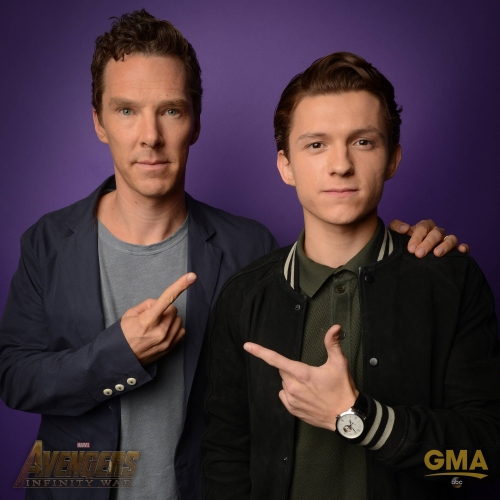
#> input picture OpenCV Tasks/Task 1/Image.jpg, 500 x 500 px, found by its file name
$ python tempCodeRunnerFile.py
#> lines starting #> are read from the running program, lines starting #| are printed output that depends on the picture
import cv2
import numpy as np

#Benedicts face(face1): (90,10) and (200,195)
#Face 1 Dimensions: 110 by 185
#Tom's face(face2): (275,60) and (400,225)
#Face 2 Dimensions: 125 by 165

initial_img = cv2.imread("OpenCV Tasks\Task 1\Image.jpg",cv2.IMREAD_COLOR)
#> initial_img is the input picture: shape (500, 500, 3); mean B, G, R 58.5, 48.8, 65.1

face1 = initial_img[10:195,90:200]
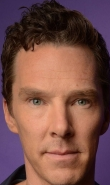
#> face1: shape (185, 110, 3); mean B, G, R 71.4, 77.9, 117.4
face2 = initial_img[60:225,275:400]
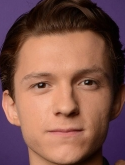
#> face2: shape (165, 125, 3); mean B, G, R 75.1, 84.1, 125.6

face3 = cv2.resize(face1,(125,165))
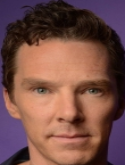
#> face3: shape (165, 125, 3); mean B, G, R 71.3, 77.8, 117.3
face4 = cv2.resize(face2,(110,185))
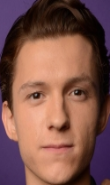
#> face4: shape (185, 110, 3); mean B, G, R 75, 83.9, 125.5

initial_img[60:225,275:400] = face3
initial_img[10:195,90:200] = face4

cv2.rectangle(initial_img,(90,10),(200,195),(0,0,255),2)
cv2.rectangle(initial_img,(275,60),(400,225),(0,255,0),2)

fontface = cv2.FONT_HERSHEY_COMPLEX
cv2.putText(initial_img,"Tom Holland",(90,215),fontface,0.6,(255,255,255),1,cv2.LINE_AA)
cv2.putText(initial_img,"Benedict Cumberbatch",(260,250),fontface,0.6,(255,255,255),1,cv2.LINE_AA)
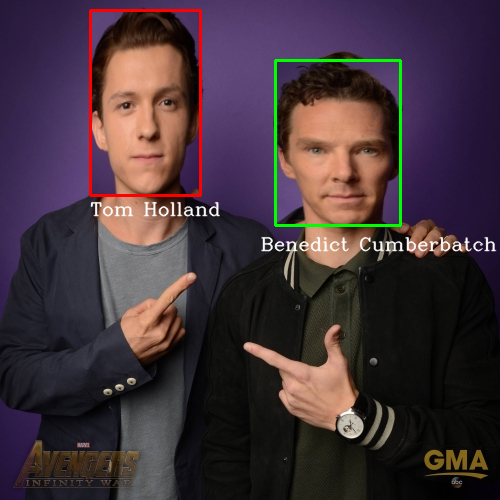
#> initial_img: shape (500, 500, 3); mean B, G, R 58.5, 50.9, 66.8

cv2.imshow("Final",initial_img)
cv2.waitKey(0)
cv2.destroyAllWindows
